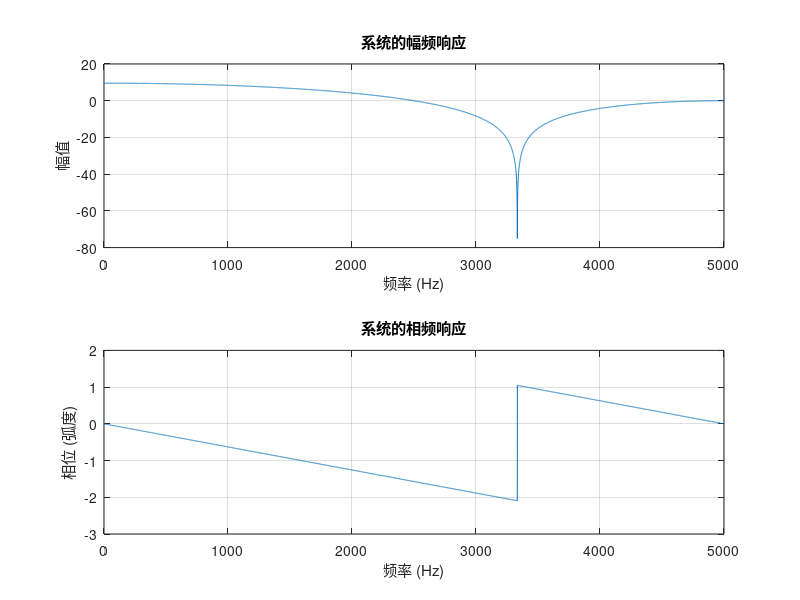

Reproduce this figure in MATLAB.
% % 定义信号参数
% A = 2;               % 幅度
% phi = pi/6;          % 相位
% f = 4;               % 频率，单位为 Hz
% omega = 2 * pi * f;  % 角频率
% 
% % 定义时间向量
% Fs = 1000;           % 采样频率，单位为 Hz
% t = 0:1/Fs:1;        % 时间向量，从 0 到 1 秒，步长为 1/Fs
% 
% % 生成正弦信号
% x = A * sin(omega * t + phi);
% 
% % 绘制正弦信号
% figure;
% plot(t, x);
% title('连续时间正弦信号: y = 2 * sin(2\pi * 4 * t + \pi/6)');
% xlabel('时间 (秒)');
% ylabel('幅度');
% grid on;

% n=-2:30;
% x = [zeros(1,5),1,zeros(1,27)];
% y = [zeros(1,5),ones(1,28)];
% subplot(2,1,1);
% stem(n,x,"filled");
% grid on;
% subplot(2,1,2);
% stem(n,y,"filled");
% grid on;

% N = 64;
% x= [1 zeros(1,N-1)];
% num = [0.008 -0.003 0.05 -0.033 0.008 ];
% den = [1 2.37 2.7 1.6 0.41];
% y = filter(num, den, x);
% figure(1);
% n = 1:N;
% stem(n,y,"filled");
% grid on ;
% title('单位冲激响应');
% figure(2);
% Fs=1024;
% freqz(num, den, N,Fs);
% grid on;

 b = [1 1 1]; % 分子系数
a = 1;      % 分母系数
fs = 10000;    % 采样频率
N = 10240;     % FFT点数

[h, w] = freqz(b, a, N, fs);

% 幅频图
figure;
subplot(2,1,1);
plot(w, 20*log10(abs(h)));
title('系统的幅频响应');
xlabel('频率 (Hz)');
ylabel('幅值');
grid on;

% 相频图
subplot(2,1,2);
plot(w, angle(h));
title('系统的相频响应');
xlabel('频率 (Hz)');
ylabel('相位 (弧度)');
grid on;